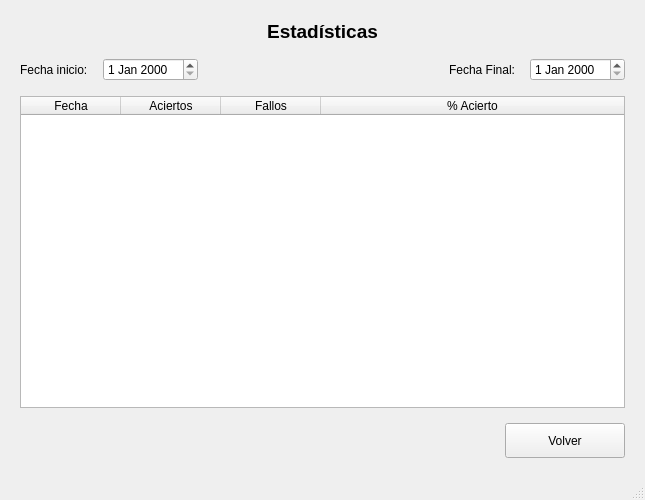
<?xml version="1.0" encoding="UTF-8"?>
<ui version="4.0">
 <class>stats</class>
 <widget class="QMainWindow" name="stats">
  <property name="geometry">
   <rect>
    <x>0</x>
    <y>0</y>
    <width>645</width>
    <height>500</height>
   </rect>
  </property>
  <property name="windowTitle">
   <string>Estadísticas de Usuario</string>
  </property>
  <widget class="QWidget" name="centralwidget">
   <layout class="QVBoxLayout" name="verticalLayout_main">
    <property name="spacing">
     <number>15</number>
    </property>
    <property name="leftMargin">
     <number>20</number>
    </property>
    <property name="topMargin">
     <number>20</number>
    </property>
    <property name="rightMargin">
     <number>20</number>
    </property>
    <property name="bottomMargin">
     <number>20</number>
    </property>
    <item>
     <widget class="QLabel" name="label_titulo">
      <property name="font">
       <font>
        <pointsize>14</pointsize>
        <bold>true</bold>
       </font>
      </property>
      <property name="text">
       <string>Estadísticas</string>
      </property>
      <property name="alignment">
       <set>Qt::AlignmentFlag::AlignCenter</set>
      </property>
     </widget>
    </item>
    <item>
     <layout class="QHBoxLayout" name="horizontalLayout_fechas">
      <item>
       <widget class="QLabel" name="labelInicio">
        <property name="text">
         <string>Fecha inicio:</string>
        </property>
       </widget>
      </item>
      <item>
       <widget class="QDateEdit" name="deFechaInicio"/>
      </item>
      <item>
       <spacer name="horizontalSpacer">
        <property name="orientation">
         <enum>Qt::Orientation::Horizontal</enum>
        </property>
        <property name="sizeHint" stdset="0">
         <size>
          <width>40</width>
          <height>20</height>
         </size>
        </property>
       </spacer>
      </item>
      <item>
       <widget class="QLabel" name="labelFinal">
        <property name="text">
         <string>Fecha Final:</string>
        </property>
       </widget>
      </item>
      <item>
       <widget class="QDateEdit" name="deFechaFinal"/>
      </item>
     </layout>
    </item>
    <item>
     <widget class="QTableWidget" name="tableWidget">
      <property name="editTriggers">
       <set>QAbstractItemView::EditTrigger::NoEditTriggers</set>
      </property>
      <property name="dragDropOverwriteMode">
       <bool>true</bool>
      </property>
      <property name="columnCount">
       <number>4</number>
      </property>
      <attribute name="horizontalHeaderMinimumSectionSize">
       <number>28</number>
      </attribute>
      <attribute name="horizontalHeaderStretchLastSection">
       <bool>true</bool>
      </attribute>
      <column>
       <property name="text">
        <string>Fecha</string>
       </property>
      </column>
      <column>
       <property name="text">
        <string>Aciertos</string>
       </property>
      </column>
      <column>
       <property name="text">
        <string>Fallos</string>
       </property>
      </column>
      <column>
       <property name="text">
        <string>% Acierto</string>
       </property>
      </column>
     </widget>
    </item>
    <item>
     <layout class="QHBoxLayout" name="horizontalLayout_boton">
      <item>
       <spacer name="horizontalSpacer_2">
        <property name="orientation">
         <enum>Qt::Orientation::Horizontal</enum>
        </property>
        <property name="sizeHint" stdset="0">
         <size>
          <width>0</width>
          <height>0</height>
         </size>
        </property>
       </spacer>
      </item>
      <item>
       <widget class="QPushButton" name="btnVolver">
        <property name="minimumSize">
         <size>
          <width>120</width>
          <height>35</height>
         </size>
        </property>
        <property name="text">
         <string>Volver</string>
        </property>
       </widget>
      </item>
     </layout>
    </item>
   </layout>
  </widget>
  <widget class="QMenuBar" name="menubar">
   <property name="geometry">
    <rect>
     <x>0</x>
     <y>0</y>
     <width>645</width>
     <height>21</height>
    </rect>
   </property>
  </widget>
  <widget class="QStatusBar" name="statusbar"/>
 </widget>
 <resources/>
 <connections/>
</ui>
